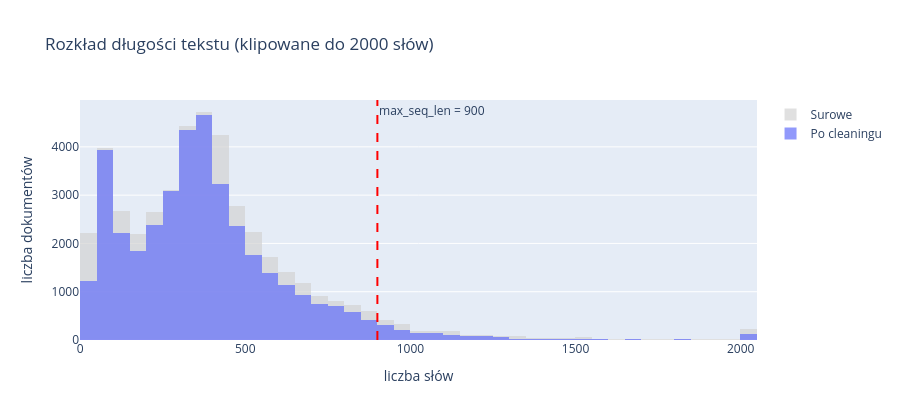

The notebook cell saved with this chart:
### Code cell
fig = go.Figure()
fig.add_trace(go.Histogram(x=raw['n_words'].clip(upper=2000), name='Surowe',
                            marker_color='lightgray', opacity=0.7, nbinsx=80))
fig.add_trace(go.Histogram(x=clean['n_words'].clip(upper=2000), name='Po cleaningu',
                            marker_color='#636EFA', opacity=0.7, nbinsx=80))
fig.add_vline(x=900, line_dash='dash', line_color='red',
              annotation_text='max_seq_len = 900', annotation_position='top right')
fig.update_layout(barmode='overlay', title='Rozkład długości tekstu (klipowane do 2000 słów)',
                  xaxis_title='liczba słów', yaxis_title='liczba dokumentów', height=420)
fig.show()

### Figure 1 — Plotly figure (JSON) as saved in the notebook; plotly's stock layout.template omitted (floating-point values rounded to 4 significant figures; data arrays with more than 128 entries replaced by an {"elided": "..."} marker saying what was removed)
{"data": [{"marker": {"color": "lightgray"}, "name": "Surowe", "nbinsx": 80, "opacity": 0.7, "type": "histogram", "x": {"elided": "44898 int values"}}, {"marker": {"color": "#636EFA"}, "name": "Po cleaningu", "nbinsx": 80, "opacity": 0.7, "type": "histogram", "x": {"elided": "38470 int values"}}], "layout": {"annotations": [{"showarrow": false, "text": "max_seq_len = 900", "x": 900, "xanchor": "left", "xref": "x", "y": 1, "yanchor": "top", "yref": "y domain"}], "barmode": "overlay", "height": 420, "shapes": [{"line": {"color": "red", "dash": "dash"}, "type": "line", "x0": 900, "x1": 900, "xref": "x", "y0": 0, "y1": 1, "yref": "y domain"}], "title": {"text": "Rozkład długości tekstu (klipowane do 2000 słów)"}, "xaxis": {"title": {"text": "liczba słów"}}, "yaxis": {"title": {"text": "liczba dokumentów"}}}}
